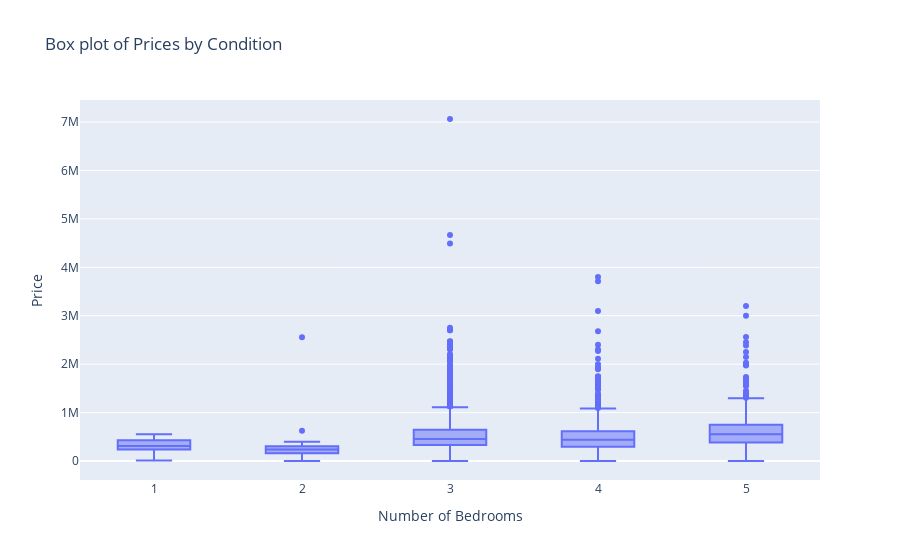

This figure's notebook cell:
### Code cell
fig = px.box(df, x='condition', y='price', title='Box plot of Prices by Condition')
fig.update_layout(xaxis_title='Number of Bedrooms', yaxis_title='Price')
fig.show()

### Figure 1 — Plotly figure (JSON) as saved in the notebook; plotly's stock layout.template omitted (floating-point values rounded to 4 significant figures; data arrays with more than 128 entries replaced by an {"elided": "..."} marker saying what was removed)
{"data": [{"alignmentgroup": "True", "hovertemplate": "condition=%{x}<br>price=%{y}<extra></extra>", "legendgroup": "", "marker": {"color": "#636efa"}, "name": "", "notched": false, "offsetgroup": "", "orientation": "v", "showlegend": false, "type": "box", "x": {"elided": "4410 int values"}, "x0": " ", "xaxis": "x", "y": {"elided": "4410 float values"}, "y0": " ", "yaxis": "y"}], "layout": {"autosize": true, "boxmode": "group", "legend": {"tracegroupgap": 0}, "title": {"text": "Box plot of Prices by Condition"}, "xaxis": {"anchor": "y", "autorange": true, "domain": [0, 1], "range": [0.5, 5.5], "title": {"text": "Number of Bedrooms"}, "type": "linear"}, "yaxis": {"anchor": "x", "autorange": true, "domain": [0, 1], "range": [-392400.0, 7455000.0], "title": {"text": "Price"}, "type": "linear"}}}
